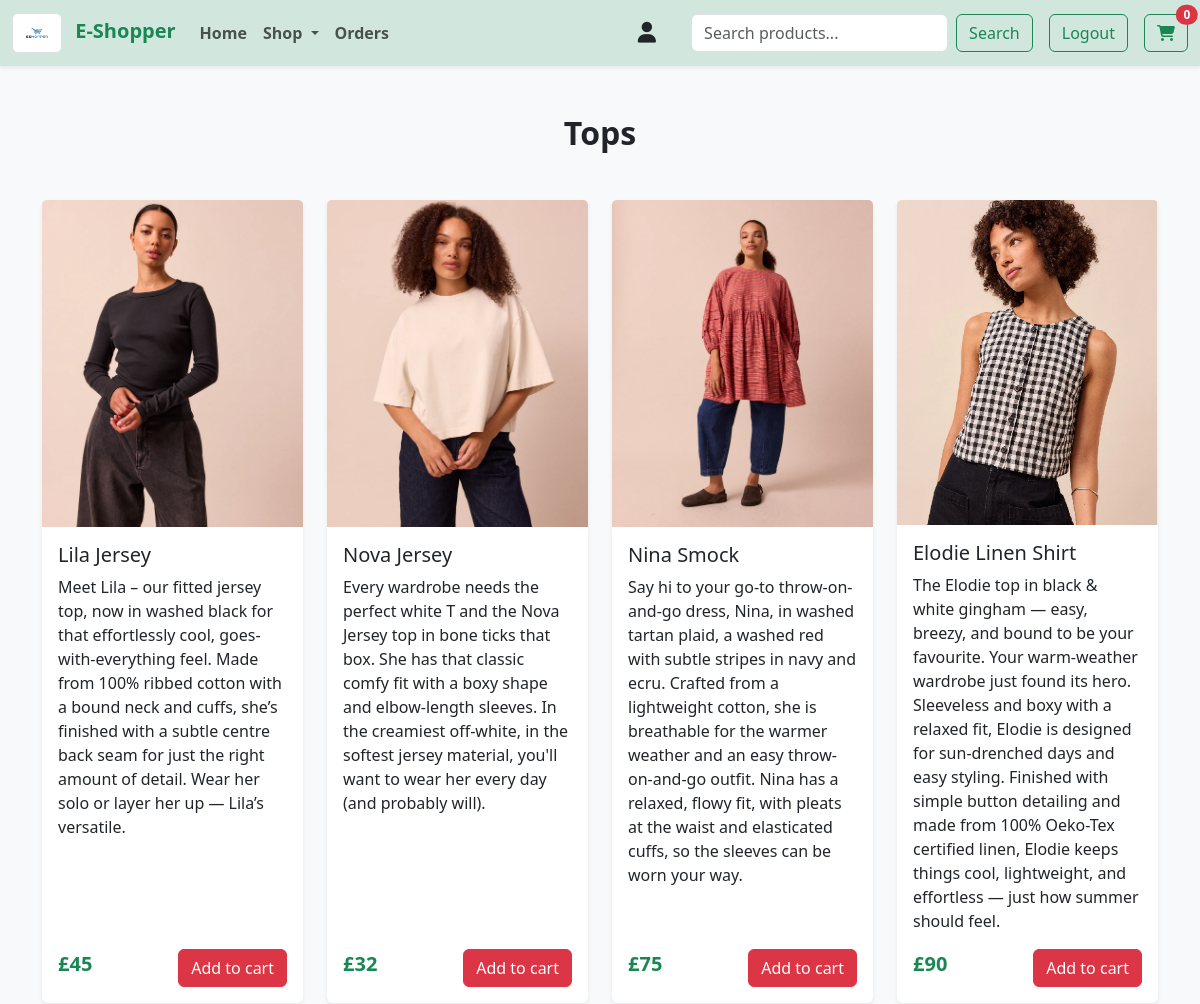
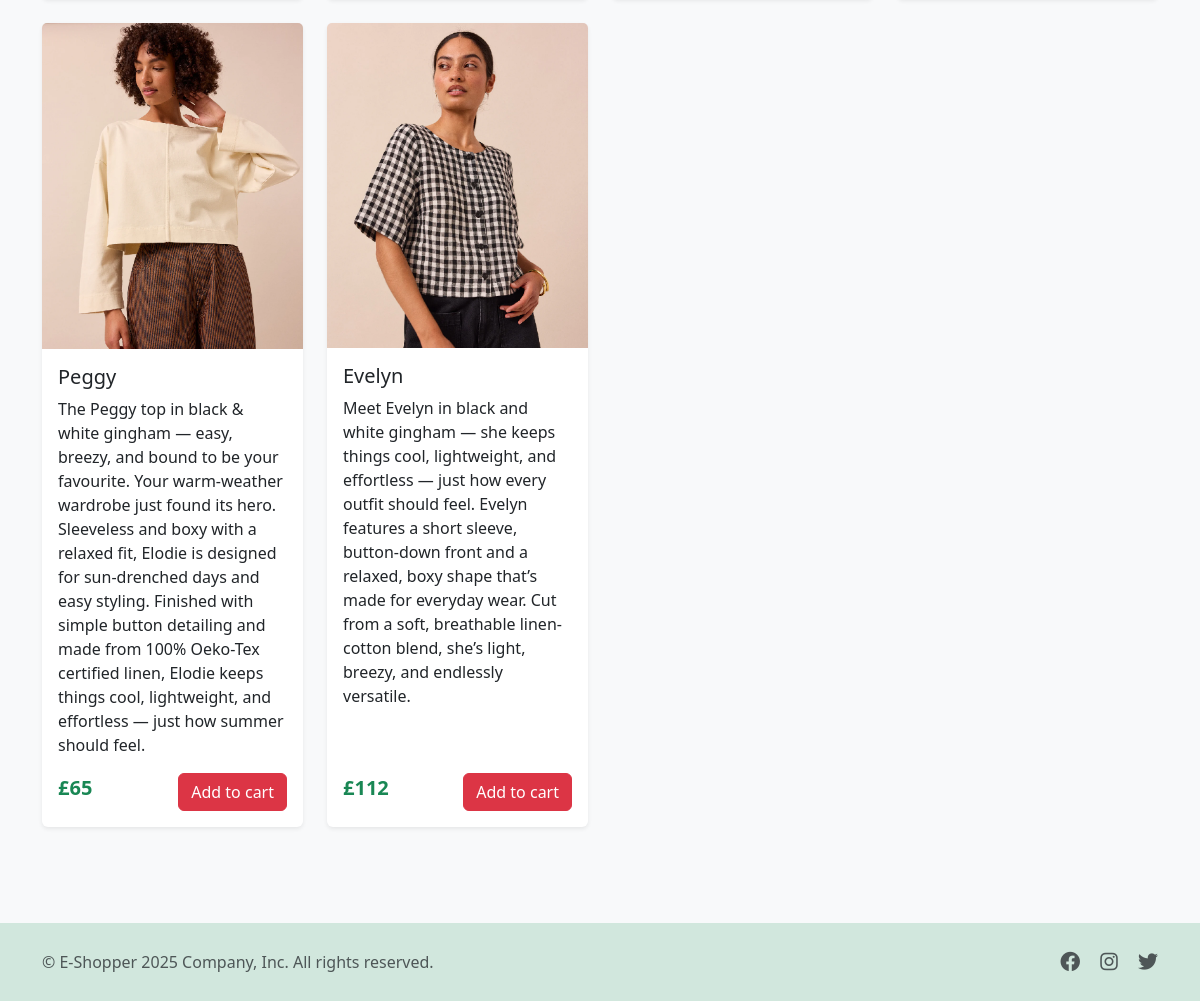
Page /collections/Tops/ on the committed database (2 pictures, top to bottom).
### store/models.py (models this page shows, shortened)
class Category(models.Model):
    name = models.CharField(max_length=50)

class Product(models.Model):
    title = models.CharField(max_length=60)
    material = models.CharField(max_length=60)
    description = models.CharField(max_length=1000, default='', blank=True, null=True)
    price = models.IntegerField(default=0)
    amount_sold = models.IntegerField(default=0)
    category = models.ForeignKey(Category, on_delete=models.CASCADE, default=1)
    image = models.ImageField(upload_to='store\static')

### store/views.py (the view)
# urls.py: path('collections/<str:product_type>/', views.collections, name='collections'),
def collections(request, product_type):
    cart = request.session.get('Cart', {})
    cust = request.session.get('Customer', {})
    prod = Product.objects.all().filter(category__name=product_type).values()
    collections = [
    ]
    for product in prod:
        full_path = product['image']
        index = full_path.rfind('/')
        path = full_path[index+1:]
        collections.append({'product': product, 'image_path': {'path': path}})
    context = {
        'Products': collections,
        'Name': product_type,
        'Cart': cart,
        'Customer': cust,
    }
    return render(request, 'collections.html', context)

### store/templates/collections.html (shortened to what this page needs)
{% extends "master.html" %}
{% block content %}
{% load static %}
<div class="container py-5">
    <h2 class="text-center mb-5 fw-bold text-dark">{{ Name }}</h2>
    <div class="row g-4">
        {% for x in Products %}
        <div class="col-lg-3 col-md-6">
            <div class="card h-100 shadow-sm border-0">
                <a href="/product/{{x.product.id}}">
                <img src="{% static x.image_path.path %}" class="card-img-top" alt="Product"></a>
                <div class="card-body d-flex flex-column">
                    <h5 class="card-title">{{ x.product.title }}</h5>
                    <p class="card-text flex-grow-1">{{ x.product.description }}</p>
                    <div class="d-flex justify-content-between align-items-center">
                        <span class="h5 text-success fw-bold">£{{ x.product.price }}</span>
                        <a style="float: right;"
                            href="{% url 'add_to_cart' x.product.title x.product.id x.product.price x.image_path.path 'home' %}"
                            class="btn btn-danger">Add to cart</a>
                    </div>
                </div>
            </div>
        </div>
        {% endfor %}
    </div>
</div>
{% endblock %}

### rows in the picture
Category: name "Tops"
Product: product "Lila Jersey", product.description "Meet Lila – our fitted jersey top, now in washed black for that effortlessly cool, goes-with-everything feel. Made from 100% ribbed cotton with a bound neck and cuffs, she’s finished with a subtle centre back seam for just the right amount of detail. Wear her solo or layer her up — Lila’s versatile.", product.price "45"
Product: product "Nova Jersey", product.description "Every wardrobe needs the perfect white T and the Nova Jersey top in bone ticks that box. She has that classic comfy fit with a boxy shape and elbow-length sleeves. In the creamiest off-white, in the softest jersey material, you'll want to wear her every day (and probably will).", product.price "32"
Product: product "Nina Smock", product.description "Say hi to your go-to throw-on-and-go dress, Nina, in washed tartan plaid, a washed red with subtle stripes in navy and ecru. Crafted from a lightweight cotton, she is breathable for the warmer weather and an easy throw-on-and-go outfit. Nina has a relaxed, flowy fit, with pleats at the waist and elasticated cuffs, so the sleeves can be worn your way.", product.price "75"
Product: product "Elodie Linen Shirt", product.description "The Elodie top in black & white gingham — easy, breezy, and bound to be your favourite. Your warm-weather wardrobe just found its hero. Sleeveless and boxy with a relaxed fit, Elodie is designed for sun-drenched days and easy styling. Finished with simple button detailing and made from 100% Oeko-Tex certified linen, Elodie keeps things cool, lightweight, and effortless — just how summer should feel.", product.price "90"
Product: product "Peggy", product.description "The Peggy top in black & white gingham — easy, breezy, and bound to be your favourite. Your warm-weather wardrobe just found its hero. Sleeveless and boxy with a relaxed fit, Elodie is designed for sun-drenched days and easy styling. Finished with simple button detailing and made from 100% Oeko-Tex certified linen, Elodie keeps things cool, lightweight, and effortless — just how summer should feel.", product.price "65"
Product: product "Evelyn", product.description "Meet Evelyn in black and white gingham — she keeps things cool, lightweight, and effortless — just how every outfit should feel. Evelyn features a short sleeve, button-down front and a relaxed, boxy shape that’s made for everyday wear. Cut from a soft, breathable linen-cotton blend, she’s light, breezy, and endlessly versatile.", product.price "112"
